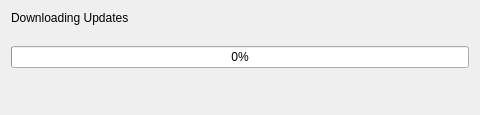
<?xml version="1.0" encoding="UTF-8"?>
<ui version="4.0">
 <class>DownloaderForm</class>
 <widget class="QWidget" name="DownloaderForm">
  <property name="geometry">
   <rect>
    <x>0</x>
    <y>0</y>
    <width>480</width>
    <height>115</height>
   </rect>
  </property>
  <property name="windowTitle">
   <string>DCClient X Update</string>
  </property>
  <layout class="QGridLayout" name="gridLayout">
   <item row="0" column="0">
    <widget class="QLabel" name="label">
     <property name="text">
      <string>Downloading Updates</string>
     </property>
    </widget>
   </item>
   <item row="4" column="0">
    <widget class="QProgressBar" name="progressBar">
     <property name="value">
      <number>0</number>
     </property>
    </widget>
   </item>
   <item row="5" column="0">
    <spacer name="verticalSpacer">
     <property name="orientation">
      <enum>Qt::Vertical</enum>
     </property>
     <property name="sizeHint" stdset="0">
      <size>
       <width>20</width>
       <height>40</height>
      </size>
     </property>
    </spacer>
   </item>
   <item row="1" column="0">
    <spacer name="verticalSpacer_2">
     <property name="orientation">
      <enum>Qt::Vertical</enum>
     </property>
     <property name="sizeHint" stdset="0">
      <size>
       <width>20</width>
       <height>40</height>
      </size>
     </property>
    </spacer>
   </item>
   <item row="6" column="0">
    <widget class="QLabel" name="lblStatus">
     <property name="text">
      <string/>
     </property>
    </widget>
   </item>
  </layout>
 </widget>
 <resources/>
 <connections/>
</ui>
